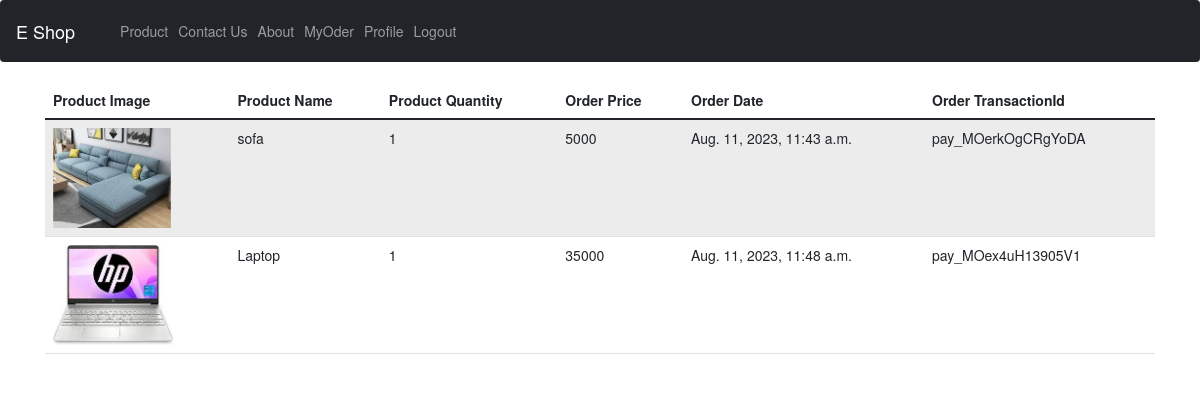
Page /ordertable/ (signed in) on the committed database.
### app1/models.py (models this page shows)
class Product(models.Model):
    Category=models.ForeignKey(Category,on_delete=models.CASCADE)
    name=models.CharField(max_length=200)
    image=models.ImageField(upload_to='productimage',blank=True)
    price=models.IntegerField()
    quantity=models.IntegerField()
    discription=models.TextField()

class Order(models.Model):
    userid=models.CharField(max_length=200)
    productid=models.CharField(max_length=200)
    quantity=models.CharField(max_length=200)
    price=models.CharField(max_length=200)
    datetime=models.DateTimeField(auto_created=True,auto_now=True)
    paymentmethod=models.CharField(max_length=200)
    transactionid=models.CharField(max_length=200)

### app1/views.py (the view)
# urls.py: path('ordertable/',ordertable,name="myorder"),
def ordertable(request):
    if 'email' in request.session:
        orderdata=Order.objects.filter(userid=request.session['id'])
        productlist=[]
        for i in orderdata:
            productdict={}
            productdata=Product.objects.get(id=i.productid)
            productdict['image']=productdata.image
            productdict['name']=productdata.name
            productdict['quantity']=i.quantity
            productdict['price']=i.price
            productdict['date']=i.datetime
            productdict['transactionid']=i.transactionid
            productlist.append(productdict)
        return render(request,'ordertable.html',{'productlist':productlist})
    else:
        return redirect('login')

### app1/templates/ordertable.html (shortened to what this page needs)
{% extends 'base.html' %}
{% block abc %}
<!DOCTYPE html>
<html lang="en">
<head>
  <link rel="stylesheet" href="https://maxcdn.bootstrapcdn.com/bootstrap/3.4.1/css/bootstrap.min.css">
</head>
<body>
<div class="container">
  <table class="table table-striped">
    <thead>
      <tr>
        <th>Product Image</th>
        <th>Product Name</th>
        <th>Product Quantity</th>
        <th>Order Price</th>
        <th>Order Date</th>
        <th>Order TransactionId</th>
      </tr>
    </thead>
    <tbody>
      {% for i in productlist %}
      <tr>
        <td><img src="{{i.image.url}}"height="100px "  /></td>
        <td>{{i.name}}</td>
        <td>{{i.quantity}}</td>
        <td>{{i.price}}</td>
        <td>{{i.date}}</td>
        <td>{{i.transactionid}}</td>
      </tr>
      {% endfor %}
    </tbody>
  </table>
</div>
</body>
</html>
{% endblock %}

### rows in the picture
Product: name "sofa"
Order: price "5000", date "Aug. 11, 2023, 11:43 a.m.", transactionid "pay_MOerkOgCRgYoDA"
Product: name "Laptop"
Order: price "35000", date "Aug. 11, 2023, 11:48 a.m.", transactionid "pay_MOex4uH13905V1"

### other values in the picture
{{ i.quantity }} "1" "1"
